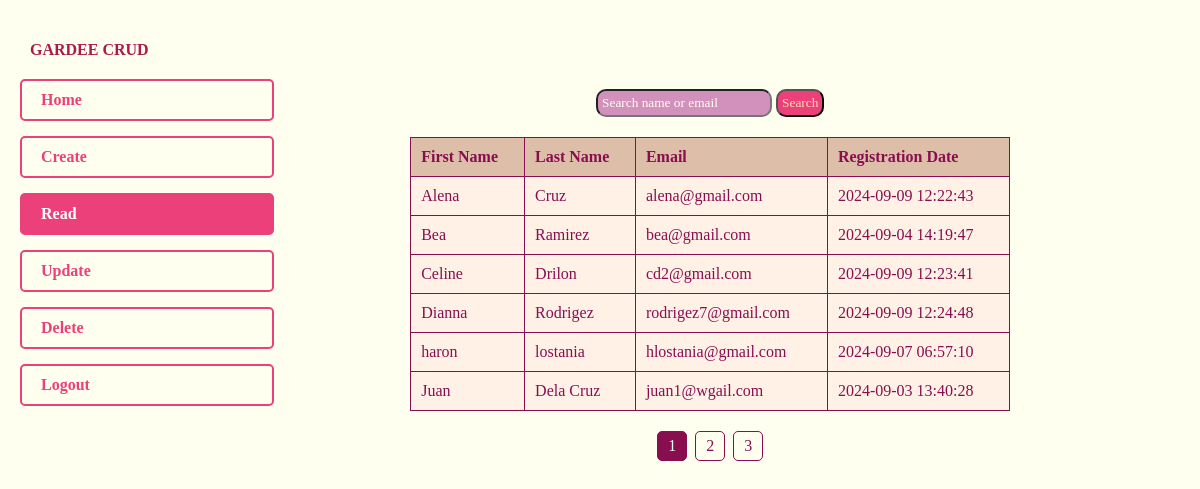
The app's page /read.php with its own data.
### tables this page shows
CREATE TABLE `myguest` (
  `id` int(11) NOT NULL,
  `firstname` varchar(50) DEFAULT NULL,
  `lastname` varchar(50) DEFAULT NULL,
  `email` varchar(50) DEFAULT NULL,
  `reg_date` timestamp NOT NULL DEFAULT current_timestamp() ON UPDATE current_timestamp()
);

### read.php (the view, shortened to what this page needs)
<!DOCTYPE html>
<html lang="en">
<head>
    <link rel="stylesheet" href="assets/css/read.css">
</head>
<body>
    <div id="mainPage" style="display:none;">
        <div class="sidebar">
            <div class="logo">
                <h1>GArdee Crud</h1>
            </div>
            <a href="dashboard_2.php" class="folder"><i class="fa fa-home" aria-hidden="true"></i>&nbsp;Home</a>
            <a href="create.php" class="folder"><i class="fa-solid fa-folder-plus"></i>&nbsp;Create</a>
            <a href="read.php" class="folder" id="active"><i class="fa-solid fa-book"></i>&nbsp;Read</a>
            <a href="update.php" class="folder"><i class="fa-solid fa-pen-to-square"></i>&nbsp;Update</a>
            <a href="delete.php" class="folder"><i class="fa-solid fa-trash"></i>&nbsp;Delete</a>
            <a href="login.php" class="folder"><i class="fa-solid fa-right-from-bracket"></i>&nbsp;Logout</a>
        </div>
        <div class="content-container">
            <div class="content" id="mainContent">
                <?php
                include 'database.php';
                $search = isset($_POST['search']) ? $_POST['search'] : '';
                $searchTerm = "%$search%";
                $limit = 6;
                $page = isset($_GET['page']) ? (int)$_GET['page'] : 1;
                $start = ($page - 1) * $limit;
                $sql = $conn->prepare("SELECT firstname, lastname, email, reg_date
                       FROM myguest
                       WHERE firstname LIKE ? OR lastname LIKE ? OR email LIKE ?
                       ORDER BY firstname ASC
                       LIMIT ?, ?");
                $sql->bind_param("sssii", $searchTerm, $searchTerm, $searchTerm, $start, $limit);
                $sql->execute();
                $result = $sql->get_result();
                echo '<form method="POST" class="search">
        <input type="text" name="search" placeholder="Search name or email" value="' . htmlspecialchars($search) . '" required>
        <button type="submit">Search</button>
      </form>';
                if ($result->num_rows > 0) {
                    echo "<table>";
                    echo "<tr><th>First Name</th><th>Last Name</th><th>Email</th><th>Registration Date</th></tr>";
                    while ($row = $result->fetch_assoc()) {
                        echo "<tr>";
                        echo "<td>" . htmlspecialchars($row["firstname"]) . "</td>";
                        echo "<td>" . htmlspecialchars($row["lastname"]) . "</td>";
                        echo "<td>" . htmlspecialchars($row["email"]) . "</td>";
                        echo "<td>" . htmlspecialchars($row["reg_date"]) . "</td>";
                        echo "</tr>";
                    }
                    echo "</table>";
                    $totalRecordsResult = $conn->prepare("SELECT COUNT(*) as count FROM myguest WHERE firstname LIKE ? OR lastname LIKE ? OR email LIKE ?");
                    $totalRecordsResult->bind_param("sss", $searchTerm, $searchTerm, $searchTerm);
                    $totalRecordsResult->execute();
                    $totalRecords = $totalRecordsResult->get_result()->fetch_assoc()['count'];
                    $totalPages = ceil($totalRecords / $limit);
                    echo "<div class='pagination-container'>";
                    for ($i = 1; $i <= $totalPages; $i++) {
                        $active = $i == $page ? 'active' : '';
                        echo "<a href='?page=$i" . ($search ? "&search=" . urlencode($search) : "") . "' class='pagination-link $active'>$i</a> ";
                    }
                    echo "</div>";
                } else {
                    echo "<p>No records found.</p>";
                }
                ?>
            </div>
        </div>
    </div>
</body>
</html>

### assets/css/read.css (style rules this page uses)
* { font-family: cursive; }
body, html { margin: 0; padding: 0; background-color: #fffff0; }
.logo { padding: 10px; text-transform: uppercase; color: #aa1a4a; }
a { text-decoration: none; }
#mainPage { display: flex; height: 100%; padding: 20px; box-sizing: border-box; }
.sidebar { width: 19%; min-width: 150px; display: flex; flex-direction: column; align-items: flex-start; user-select: none; }
.folder { background-color: transparent; padding: 10px 15px; margin-bottom: 15px; border-radius: 5px; width: 100%; display: flex; align-items: center; color: #ec407a; font-weight: bold; cursor: pointer; text-align: left; border: 2px solid #ec407a; transition: background-color 0.3s, color 0.3s; }
.folder:hover, #active { background-color: #ec407a; color: white; }
.content-container { padding-top: 75px; flex-grow: 1; display: flex; justify-content: center; align-items: center; flex-direction: column; }
.content { width: 600px; padding: 20px; border-radius: 10px; display: flex; flex-direction: column; justify-content: center; align-items: center; color: #880e4f; text-align: center; }
input, input::placeholder { background-color: #d291bc; color: #fffff0; }
input { border-radius: 10px; padding: 4px; color: #fce4ec; }
button[type="submit"] { background-color:#ec407a; border-radius: 10px; padding: 4px; color: wheat; }
table { width: 100%; border-collapse: collapse; margin-top: 20px; background-color: #fff1e6; }
table, th, td { border: 1px solid #880e4f; }
th { user-select: none; background-color: #ddbea9; }
th, td { padding: 10px; text-align: left; }
.pagination-container { margin-top: 20px; text-align: center; }
.pagination-link { display: inline-block; padding: 5px 10px; margin: 0 2px; border: 1px solid #880e4f; border-radius: 5px; color: #880e4f; text-decoration: none; transition: background-color 0.3s, color 0.3s; }
.pagination-link.active { background-color: #880e4f; color: white; }
@media (max-width: 1355px) { .logo { font-size: 0.5rem; } }
@media (max-width: 1355px) { .content-container { padding-top: 49px; } }

### records on screen
myguest: firstname "Alena", lastname "Cruz", email "alena@gmail.com", reg_date "2024-09-09 12:22:43"
myguest: firstname "Bea", lastname "Ramirez", email "bea@gmail.com", reg_date "2024-09-04 14:19:47"
myguest: firstname "Celine", lastname "Drilon", email "cd2@gmail.com", reg_date "2024-09-09 12:23:41"
myguest: firstname "Dianna", lastname "Rodrigez", email "rodrigez7@gmail.com", reg_date "2024-09-09 12:24:48"
myguest: firstname "haron", lastname "lostania", email "hlostania@gmail.com", reg_date "2024-09-07 06:57:10"
myguest: firstname "Juan", lastname "Dela Cruz", email "juan1@wgail.com", reg_date "2024-09-03 13:40:28"
